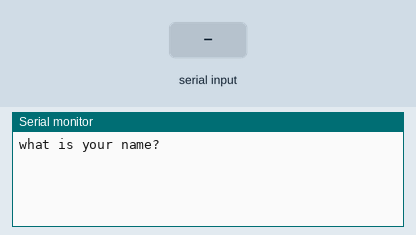
The sketch below on a simulated Arduino Uno, built with avr-gcc and run on an emulated ATmega328P. Parts: the last lines printed to the serial monitor. Inputs (shaded band) come from the test bench.

Above: at 1.2 s.
1.3 s: "1" received over Serial
At 3.3 s:
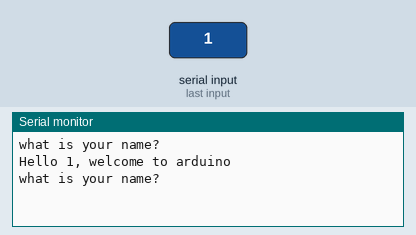
3.8 s: "0" received over Serial
At 5.1 s:
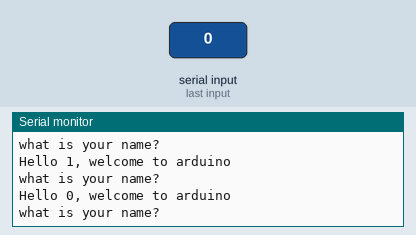
5.3 s: "2" received over Serial
At 7.5 s:
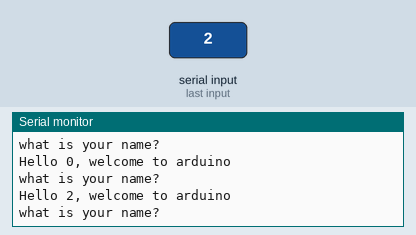

Measured:
- after the input at 1.3 s, the serial monitor: prints a new line after 1.0 s (image 1)
- after the input at 3.8 s, the serial monitor: prints a new line after 1.0 s (image 2)
- after the input at 5.3 s, the serial monitor: prints a new line after 1.0 s (image 3)

The sketch:

lession6.ino
```cpp
String myname;
String msg = "what is your name? ";
String msg2 = "Hello ";
String msg3 = ", welcome to arduino";

void setup() {
  // put your setup code here, to run once:
Serial.begin(9600);
}

void loop() {
  // put your main code here, to run repeatedly:
Serial.println(msg);
while(Serial.available() == 0){

}
myname = Serial.readString();
Serial.print(msg2);
Serial.print(myname);
Serial.print(msg3);
Serial.println();
}
```
